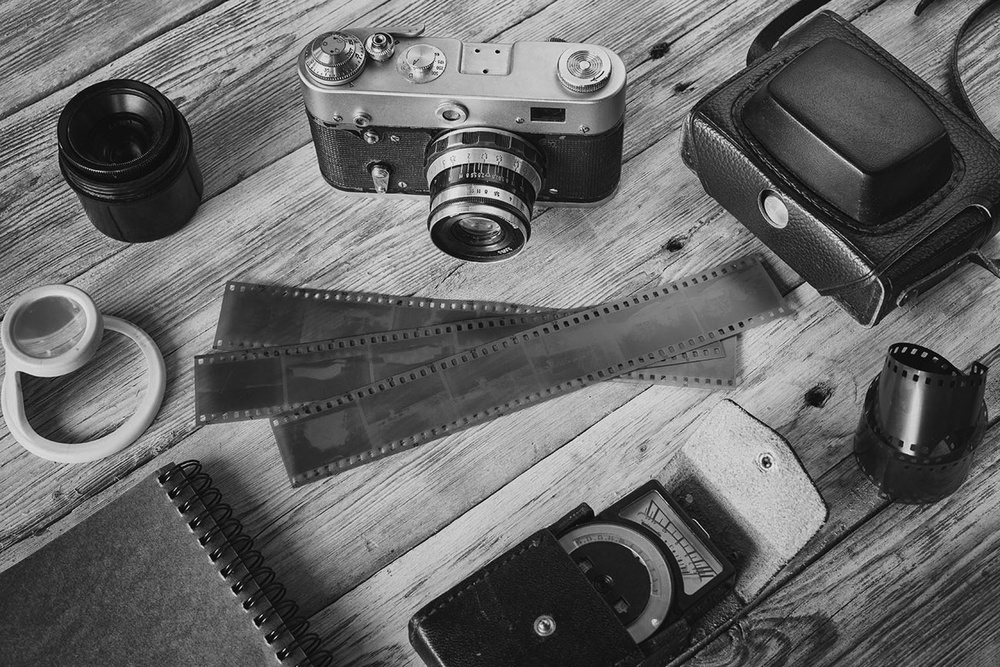
#> input picture Image Processing/3/camera.jpg, 1000 x 667 px, shrunk from 1300 x 867 before the run
$ python padding.py
#> lines starting #> are read from the running program, lines starting #| are printed output that depends on the picture
import cv2
import numpy as np
import matplotlib.pyplot as plt

image = cv2.imread("camera.jpg", cv2.IMREAD_GRAYSCALE)
#> image is the input picture: shape (667, 1000); min 0, max 249, mean 103.4

plt.imshow(image, cmap='gray')
plt.title('Before Adding Padding to Image')
plt.show()

# Adding zero padding
output = np.pad(image, (40, 50), 'constant')
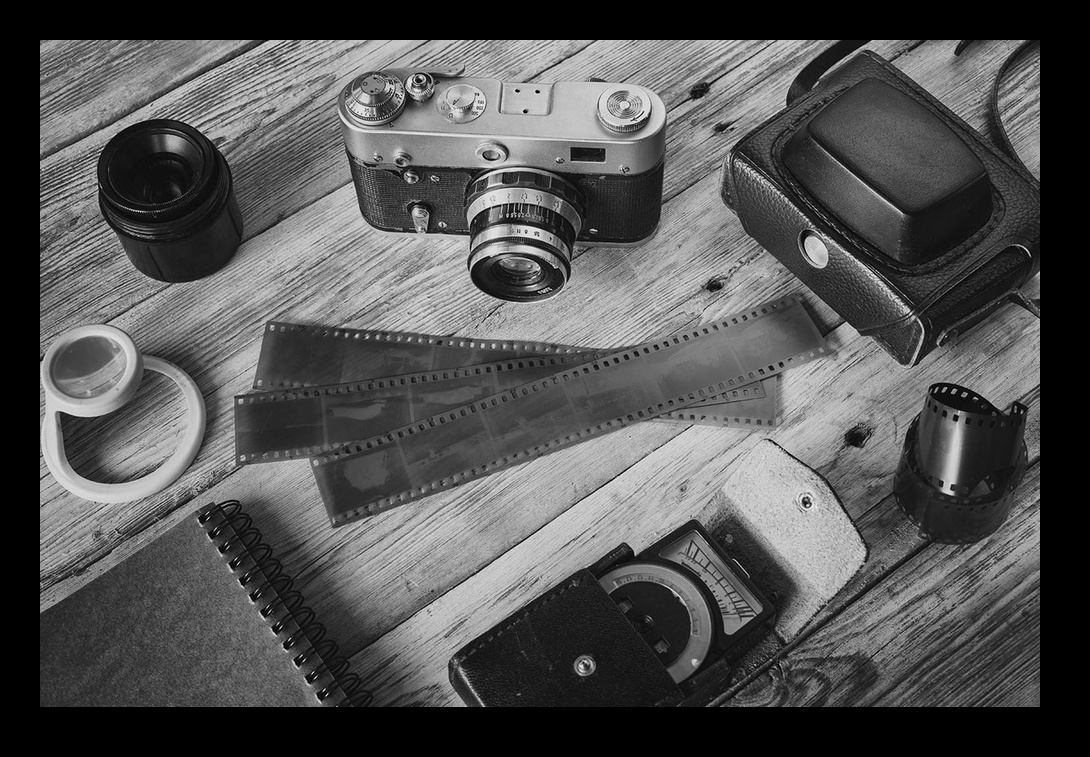
#> output: shape (757, 1090); min 0, max 249, mean 83.6

# Full custom padding (pad_top, pad_bottom), (pad_left, pad_right)
# output = np.pad(image, ((10, 40), (30, 60)), 'constant')


plt.imshow(output, cmap='gray')
plt.title('After Adding Padding to Image')
plt.show()


# Adding mirror padding (Reflection Padding)
output = np.pad(image, (40, 50), 'reflect')
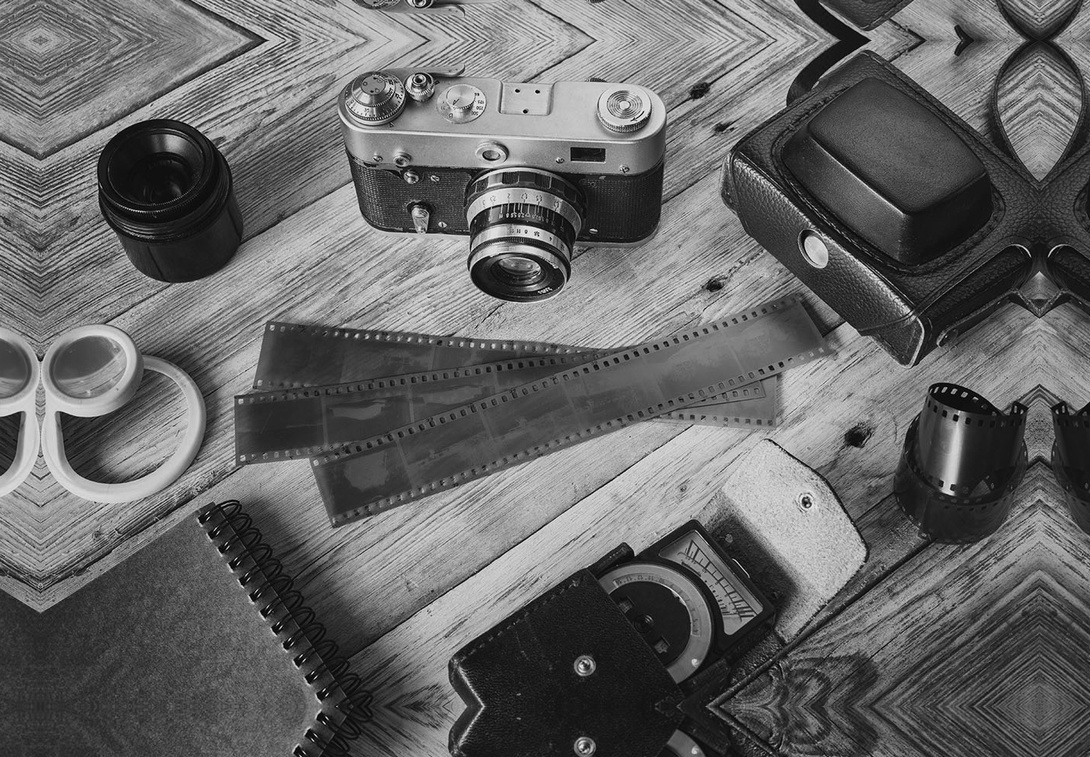
#> output: shape (757, 1090); min 0, max 249, mean 101.7

plt.imshow(output, cmap='gray')
plt.title('After Adding Padding to Image')
plt.show()
